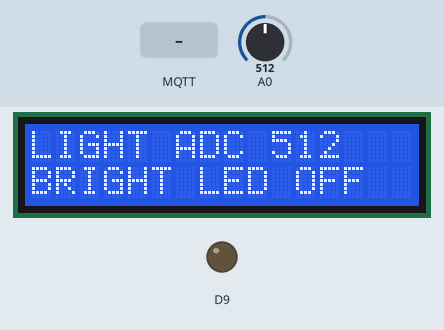
A sketch run on a simulated Arduino Uno R4 WiFi. Shown: 16×2 character LCD, output pins drawn as LEDs (lit = HIGH). The inputs (shaded band) are chosen by the test bench; at power-on: A0 = 512 (analog values on the 0–1023 scale). WiFi joins after 1.5 s; servers stay silent unless stated; no MQTT or app messages arrive unless stated; what the sketch prints to the serial monitor is not drawn.

Above: at 2.7 s.
2.8 s: A0 set to 486
At 4.7 s:
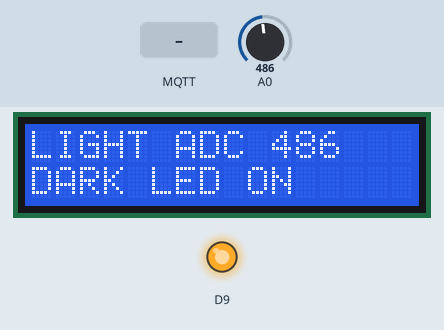
5.0 s: MQTT message "LIMIT:" arrives on the first subscribed topic
At 6.2 s:
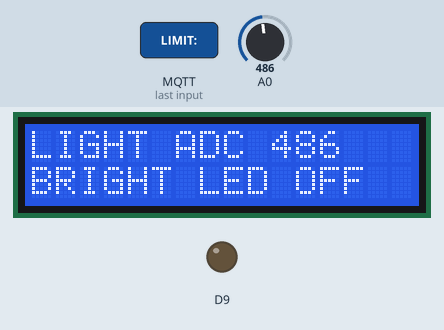
6.9 s: A0 set to 510
At 7.6 s:
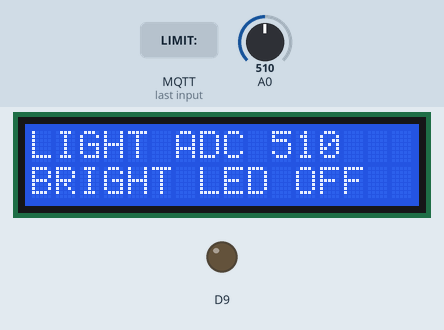
8.8 s: A0 set to 490
At 10.3 s:
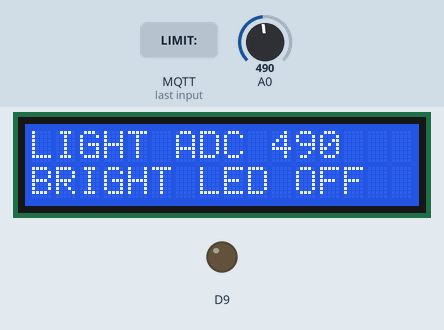
Timing chart, 0 to 11.8 s (numbered marks = the images above; inputs shaded):
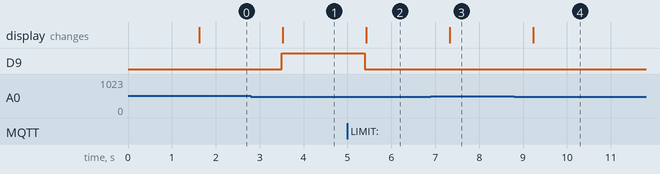

The sketch:

LDR_AutoLED.ino
```cpp
/*
=========================================================================
  LDR แสงมืดเปิด LED และรายงาน ADC
  ประเภท: โจทย์ประยุกต์คาดการณ์เพื่อฝึกทักษะ ไม่ใช่ข้อสอบที่ยืนยันว่าจะออก
  อุปกรณ์: LDR, LED, LCD
  หน้าที่: อ่าน / ควบคุมอุปกรณ์แล้วแสดงบน LCD และรับส่งค่า MQTT ตาม Topic
  การทำงาน: ADC < 500 → LED ติด
  วิธีต่อสาย:
  - วงจรแบ่งแรงดัน 5V→LDR→A0→R10kΩ→GND
  - LED D9 ผ่าน R330Ω แล้วลง GND
  - LCD I2C 16×2: VCC→5V, GND→GND, SDA→SDA, SCL→SCL
  - LCD Address ตัวอย่าง 0x27; ถ้าจอไม่ขึ้น ให้ใช้ I2C Scanner ตรวจที่อยู่จริง
  Broker: phycom.it.kmitl.ac.th | Port: 1883 | Wi-Fi: EDOK
  ข้อมูลที่คาดหวัง: ADC < 500 → LED ติด
  Serial Monitor: 115200 baud
  สาย GND ทุกอุปกรณ์ต้องร่วมกัน และตรวจขาจริงก่อนจ่ายไฟ
  GitHub Public: อย่าใช้รหัส Wi-Fi นี้กับระบบที่ต้องการปกปิดรหัส
=========================================================================
*/
#include <WiFiS3.h>              // Wi-Fi ของ Arduino UNO R4 WiFi
#include <MQTTClient.h>          // MQTT by 256dpi สำหรับ Publish/Subscribe
#include <Wire.h>                // ติดต่อจอผ่าน I2C
#include <LiquidCrystal_I2C.h>   // ไลบรารีจอ LCD 16×2
#include <math.h>                // สำหรับสมการ NTC / log() และคณิตศาสตร์

// =====================================================================
// ส่วนที่ 1 — ตั้งค่าเครือข่าย: เปลี่ยน SSID/PASSWORD และ Broker ตรงนี้
// =====================================================================
const char WIFI_SSID[]="EDOK";                // <<< เปลี่ยนชื่อ Wi-Fi ตรงนี้
const char WIFI_PASS[]="1234567890";          // <<< เปลี่ยนรหัส Wi-Fi ตรงนี้
const char MQTT_HOST[]="phycom.it.kmitl.ac.th"; // <<< เปลี่ยน MQTT Host ตรงนี้
const int MQTT_PORT=1883;                     // <<< เปลี่ยน MQTT Port ตรงนี้

// =====================================================================
// ส่วนที่ 2 — MQTT TOPIC: เปลี่ยนข้อความภายใน "..." 3 บรรทัดนี้
// ห้ามสลับทิศทาง Topic: DATA=บอร์ดส่ง; COMMAND=เว็บส่ง; ACK=บอร์ดตอบ
// ชื่อ Topic ต้องตรงกับที่เว็บใช้ทุกตัวอักษร (รวมตัวพิมพ์เล็กใหญ่)
// หากทำข้อสอบ Mock: Topic ด้านล่างตรงตาม Mock แล้ว อย่าเปลี่ยนโดยไม่จำเป็น
// ถ้าเปลี่ยน Topic ของโค้ด ต้องเปลี่ยนเว็บไซต์ catalog / control ด้วย
// =====================================================================
const char TOPIC_DATA[]="68070131/guess/13/data";          // <<< แก้ TOPIC สำหรับ Arduino Publish ขึ้นเว็บตรงนี้
const char TOPIC_COMMAND[]="68070131/guess/13/set";    // <<< แก้ TOPIC สำหรับ Arduino Subscribe จากเว็บตรงนี้
const char TOPIC_ACK[]="68070131/guess/13/ack"; // <<< แก้ TOPIC แจ้งผลรับคำสั่งตรงนี้

// =====================================================================
// ส่วนที่ 3 — ตัวแปรและค่าเวลา: เปลี่ยนช่วงเวลาอ่านค่าได้ที่ SAMPLE_MS
// =====================================================================
WiFiClient network;                       // ช่องสื่อสาร TCP ที่ MQTT ใช้ผ่าน Wi-Fi
MQTTClient mqtt(512);                    // บัฟเฟอร์ข้อความ MQTT 512 bytes
LiquidCrystal_I2C lcd(0x27,16,2);       // <<< Address LCD 0x27 / 0x3F แก้ตรงนี้
const unsigned long SAMPLE_MS=950UL; // <<< ปรับช่วงอ่านอุปกรณ์/ส่งข้อมูล มิลลิวินาที
const unsigned long WIFI_RETRY_MS=10000UL; // ลอง Wi-Fi ใหม่ทุก 10 วินาที
const unsigned long MQTT_RETRY_MS=5000UL;  // ลอง MQTT ใหม่ทุก 5 วินาที
String clientId;                          // MQTT Client ID ไม่ให้ชนกับบอร์ดอื่น
unsigned long lastSample=0;               // เวลาอ่านอุปกรณ์ครั้งล่าสุด
unsigned long lastWifiRetry=0;            // เวลาลองต่อ Wi-Fi ครั้งล่าสุด
unsigned long lastMqttRetry=0;            // เวลาลองต่อ MQTT ครั้งล่าสุด
bool ackPending=false;                    // true = มี ACK รอส่งกลับเว็บไซต์
String ackText="BOOT";                    // ข้อความผลตอบรับคำสั่งจากเว็บ

// =====================================================================
// ส่วนที่ 4 — ตัวแปรของโจทย์: ปรับค่าเกณฑ์และพินจากโค้ดข้างล่าง
// =====================================================================
int threshold=500;

// =====================================================================
// ส่วนที่ 5 — ฟังก์ชันช่วยแสดง LCD / วัด Ultrasonic
// =====================================================================
void lcdLine(byte row,String message){ // พิมพ์ LCD โดยเคลียร์อักษรเก่าทุกครั้ง
  message=message.substring(0,16);    // LCD กว้าง 16 ตัวอักษร
  while(message.length()<16)message+=' '; // เติมช่องว่างป้องกันอักษรเดิมค้าง
  lcd.setCursor(0,row);               // ย้าย Cursor ไปต้นแถวที่ต้องการ
  lcd.print(message);                 // พิมพ์ข้อความแถวที่เลือก
}


// =====================================================================
// ส่วนที่ 6 — รับ MQTT: แก้กฎคำสั่งและการควบคุมอุปกรณ์ตรงนี้
// =====================================================================
bool applyCommand(String p){          // p คือ Payload ที่เว็บ Publish มา
  p.trim();                           // ลบช่องว่างที่ไม่ต้องการ
  if(p.startsWith("LIMIT:")){int n=p.substring(6).toInt();if(n>=0&&n<=1023){threshold=n;return true;}}return false;
}
void onMqtt(String &topic,String &message){ // เรียกเมื่อ Broker ส่งข้อความมา
  if(topic!=TOPIC_COMMAND)return;     // รับเฉพาะ TOPIC_COMMAND ไม่รับข้อความของตัวเอง
  if(message.length()>40){ackText="ERROR:TOO_LONG";ackPending=true;return;} // จำกัดความยาว
  bool ok=applyCommand(message);      // ประมวลผลคำสั่งเฉพาะโจทย์
  ackText=ok?"OK:"+message:"ERROR:INVALID"; // บันทึกผลตอบกลับ
  ackPending=true;                    // จะ Publish ACK ใน loop ไม่ทำใน Callback
  Serial.println(String("MQTT RX: ")+message);
}

// =====================================================================
// ส่วนที่ 7 — อ่านเซนเซอร์และแสดงผล: แก้ตรรกะโจทย์ตรงนี้
// =====================================================================
void setupHardware(){                 // กำหนดพิน INPUT/OUTPUT เฉพาะอุปกรณ์
  analogReadResolution(10);pinMode(9,OUTPUT);
}
String readHardware(){               // คืนข้อความ Payload ที่ต้อง Publish
  int v=analogRead(A0);bool dark=v<threshold;digitalWrite(9,dark?HIGH:LOW);lcdLine(0,String("LIGHT ADC ")+v);lcdLine(1,dark?"DARK LED ON":"BRIGHT LED OFF");return String(v);
}

// =====================================================================
// ส่วนที่ 8 — Wi-Fi / MQTT: reconnect อัตโนมัติและ Subscribe หลังเชื่อม
// =====================================================================
void keepConnected(){                // ฟังก์ชันดูแลการเชื่อมต่อ
  unsigned long now=millis();        // เวลาเดินของบอร์ด หน่วย ms
  if(WiFi.status()!=WL_CONNECTED){   // ถ้า Wi-Fi หลุด
    if(now-lastWifiRetry>=WIFI_RETRY_MS){
      lastWifiRetry=now;             // รีเซ็ตเวลา retry
      WiFi.begin(WIFI_SSID,WIFI_PASS); // ขอเชื่อม Wi-Fi ใหม่
    }
    return;                          // ยังไม่พยายามต่อ MQTT จนกว่า Wi-Fi จะมา
  }
  if(!mqtt.connected()){             // ถ้ายังไม่ได้เชื่อม Broker
    if(now-lastMqttRetry>=MQTT_RETRY_MS){
      lastMqttRetry=now;
      if(mqtt.connect(clientId.c_str())){ // Connect ด้วย Client ID ไม่ซ้ำ
        mqtt.subscribe(TOPIC_COMMAND);   // <<< สมัครรับ Topic คำสั่งจากเว็บตรงนี้
        mqtt.publish(TOPIC_ACK,"ONLINE"); // <<< แจ้งเว็บว่าบอร์ดกลับมาออนไลน์
        Serial.println("MQTT CONNECTED");
      }
    }
    return;
  }
  mqtt.loop();                       // สำคัญ: ต้องเรียกบ่อยเพื่อรับคำสั่งและรักษา MQTT
  if(ackPending&&mqtt.publish(TOPIC_ACK,ackText)){ // <<< Publish ACK ไป Topic สถานะ
    ackPending=false;                // ส่งสำเร็จแล้วจึงล้างธง
  }
}

// =====================================================================
// ส่วนที่ 9 — setup() รันตอนเริ่มต้นเพียงครั้งเดียว
// =====================================================================
void setup(){
  Serial.begin(115200);              // เปิด Serial Monitor 115200 baud
  Wire.begin();                      // เริ่มระบบ I2C ต่อจอ LCD
  lcd.init();                        // เริ่มใช้งาน LCD
  lcd.backlight();                   // เปิดไฟ Backlight ของจอ
  lcdLine(0,"PHYCOM GUESS 13");      // แสดงชื่อโจทย์บนจอ
  lcdLine(1,"STARTING ...");        // แจ้งว่ากำลังเปิดระบบ
  setupHardware();                   // ตั้งค่าพินเซนเซอร์ตามโจทย์
  byte mac[6]={0};                   // เก็บ MAC Address 6 ไบต์
  WiFi.macAddress(mac);              // อ่าน MAC เพื่อทำ Client ID ไม่ซ้ำกัน
  clientId="phycom-guess-13-";
  for(byte i=0;i<6;i++){            // แปลง MAC เป็นตัวอักษรฐาน 16
    if(mac[i]<16)clientId+="0";      // เติมเลข 0 ถ้าไบต์สั้น
    clientId+=String(mac[i],HEX);    // ต่อท้าย clientId
  }
  mqtt.begin(MQTT_HOST,MQTT_PORT,network); // ตั้งค่า Broker port และ TCP Client
  mqtt.onMessage(onMqtt);            // ตั้งฟังก์ชันจัดการข้อความจากเว็บ
  WiFi.begin(WIFI_SSID,WIFI_PASS);   // เริ่มเชื่อม Wi-Fi ตามค่าด้านบน
  Serial.println(String("PUB: ")+TOPIC_DATA);     // <<< ดู Topic ส่งข้อมูลได้ใน Serial
  Serial.println(String("SUB: ")+TOPIC_COMMAND);  // <<< ดู Topic รับคำสั่งได้ใน Serial
  Serial.println(String("ACK: ")+TOPIC_ACK);      // <<< ดู Topic สถานะได้ใน Serial
}

// =====================================================================
// ส่วนที่ 10 — loop() ทำงานวนซ้ำตลอดเวลา
// =====================================================================
void loop(){
  keepConnected();                   // คงการเชื่อมและอ่านคำสั่งจาก MQTT
  if(millis()-lastSample<SAMPLE_MS)return; // ยังไม่ถึงเวลาอ่านข้อมูล
  lastSample=millis();               // บันทึกเวลาอ่านล่าสุด
  String value=readHardware();       // อ่านค่าตามโจทย์ / ปรับ LCD
  if(value.length()==0)return;       // Keypad ยังไม่กด ไม่ต้อง Publish
  Serial.println(String("DATA: ")+value); // ดูค่าจริงแม้ Wi-Fi ไม่เชื่อม
  if(mqtt.connected())mqtt.publish(TOPIC_DATA,value); // <<< ส่ง Payload ขึ้นเว็บที่ TOPIC_DATA
}
```

Measured:
- the behaviour switches between 500 and 499 on A0 (found by bisection; images 0 and 1)
- after the input at 2.8 s, D9: LOW → HIGH after 0.70 s; the display: changes after 0.73 s (image 1)
- after the input at 5.0 s, D9: HIGH → LOW after 0.40 s; the display: changes after 0.43 s (image 2)
- after the input at 6.9 s, the display: changes after 0.43 s (image 3)
- after the input at 8.8 s, the display: changes after 0.43 s (image 4)
